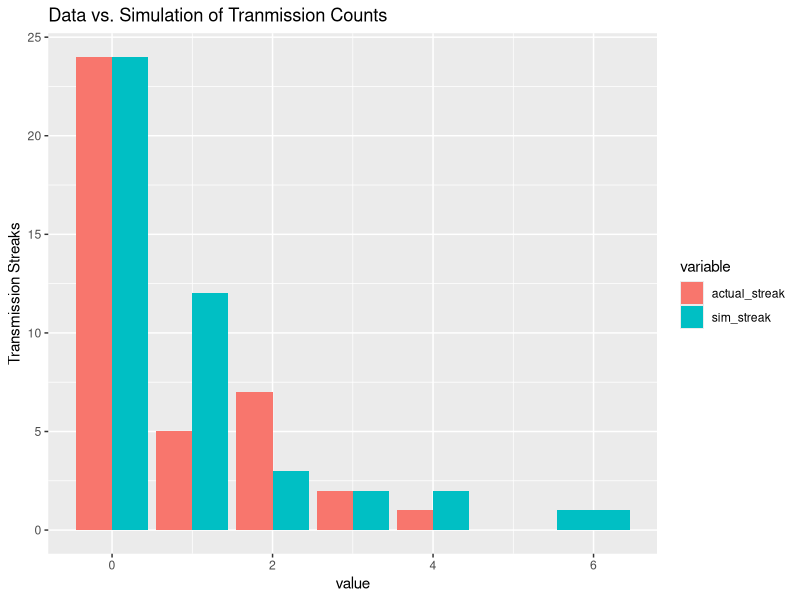
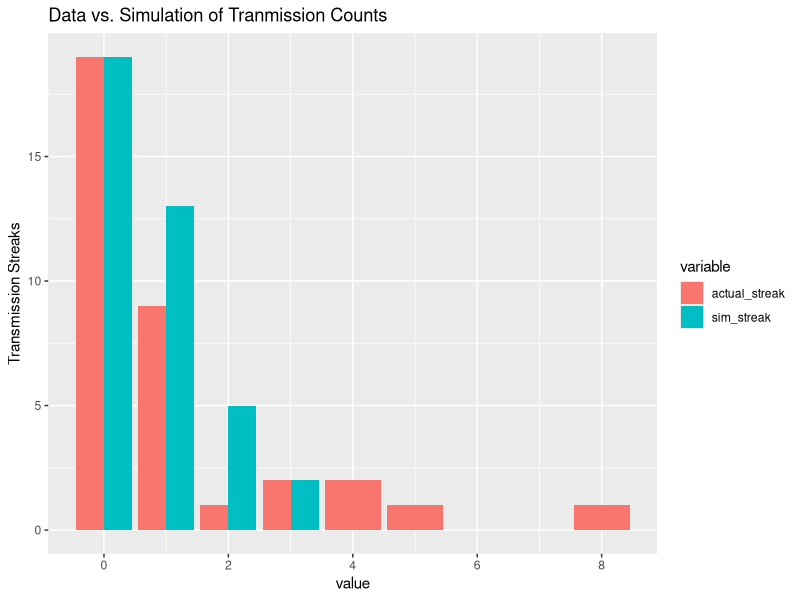
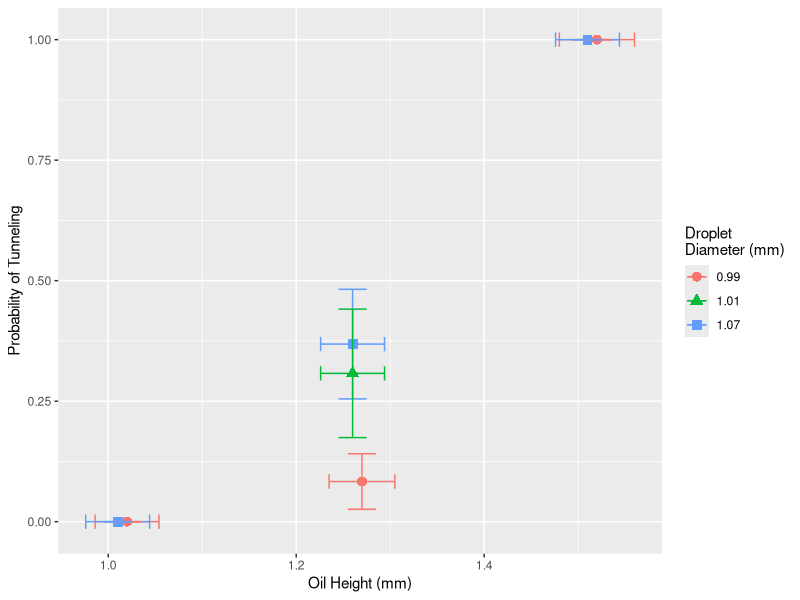
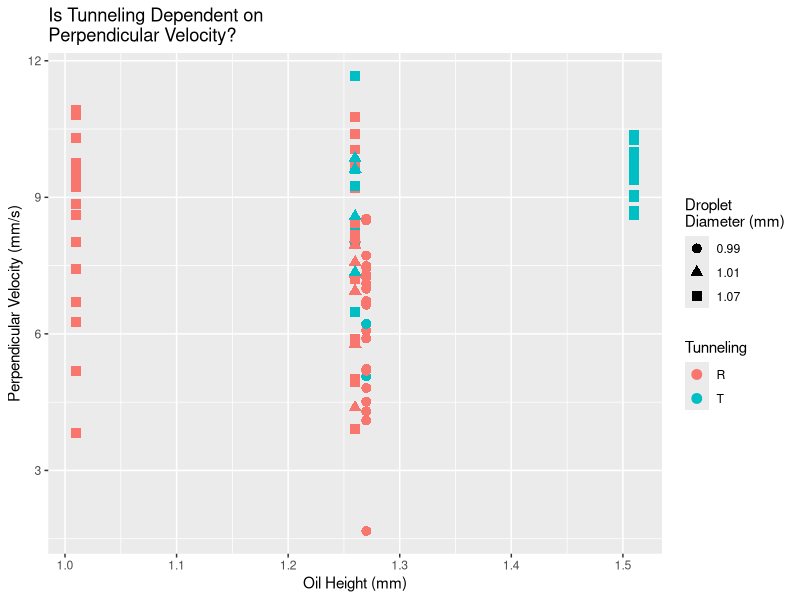

These figures' R source, in order: (Note: this script raises an error after producing the figures.)
## ---- chunk 1
suppressWarnings(library(ggplot2))
library(tidyr)
library(dplyr)
## ---- chunk 2
set.seed(4)

# Import data.
data <- c("R", "T", "T", "T", "R", "T", "T", "R", "T", "R","R","R","R","T", "R","R","R","R","R","T", "R","R","R","T","R","R","R","R","R","R","R","R","T", "T", "T", "T", "R", "R", "R", "T", "T", "R", "T","T", "R", "T", "T","R","T", "T", "R", "R", "T", "T", "R", "T", "R","R","R","R","T", "T", "T", "R", "T", "T", "R")

# Write function to calculate the streak of transmissions.
calc_streak <- function(x){
    diff(which(c(0, as.numeric(x == "T"), 0) == 0)) - 1
}

# Calculate streak of data.
streak <- calc_streak(data)


# Reproduce with a simulation. Calculate streaks of simulation.
T_prob <- 31.0/length(data)
outcomes <- c("T", "R")
sim_data <- sample(outcomes, size = length(data), replace = TRUE, prob = c(T_prob, (1-T_prob)))
sim <- calc_streak(sim_data)


# Format real and simulated data for plots.
st <- data.frame(streak) %>% 
  group_by(streak) %>% 
  summarize(results = n()) %>%
  rename(actual_streak = streak)

su <- data.frame(sim) %>% 
  group_by(sim) %>% 
  summarize(results = n()) %>%
  rename(sim_streak = sim)

all <- full_join(st,su, by= "results")
all[is.na(all)] <- 0
all.long <- gather(all, "variable","value", -results)


# Plot.
ggplot(all.long, aes(value, results, fill=variable)) + 
  geom_bar(stat="identity", position="dodge") +
  ggtitle("Data vs. Simulation of Tranmission Counts") + ylab("Transmission Streaks")
## ---- chunk 3
# Write function to calculate the streak of reflections.
calc_streak <- function(x){
    diff(which(c(0, as.numeric(x == "R"), 0) == 0)) - 1
}

# Calculate streak of data.
streak <- calc_streak(data)


# Calculate streaks of simulation.
sim <- calc_streak(sim_data)


# Format real and simulated data for plots.
st <- data.frame(streak) %>% 
  group_by(streak) %>% 
  summarize(results = n()) %>%
  rename(actual_streak = streak)

su <- data.frame(sim) %>% 
  group_by(sim) %>% 
  summarize(results = n()) %>%
  rename(sim_streak = sim)

all <- full_join(st,su, by= "results")
all[is.na(all)] <- 0
all.long <- gather(all, "variable","value", -results)


# Plot.
ggplot(all.long, aes(value, results, fill=variable)) + 
  geom_bar(stat="identity", position="dodge") +
  ggtitle("Data vs. Simulation of Tranmission Counts") + ylab("Transmission Streaks")
## ---- chunk 4
h <- c(1.52,1.27,1.02,1.51,1.26,1.01,1.26)
h_E <- c(0.04, 0.035, 0.034, 0.034, 0.034,0.034,0.034) 
T <- c(1.0, 2/24, 0.0, 17/17, 7/19, 0/18, 4/13)
barrier <- c(2.75,3.0,3.25,2.75,3.0,3.25,3.0)
trial <- c(1,1,1,2,2,2,3)

D1 <- round(mean(c(0.9876,1.011,1.048,0.9968,0.9789,0.9676,0.9969,0.9969,0.9672)), digits = 2)
D_SE1 <- round(sd(c(0.9876,1.011,1.048,0.9968,0.9789,0.9676,0.9969,0.9969,0.9672))/sqrt(9), digits = 2)

D2 <- round(mean(c(1.042,1.094,1.113,1.011,1.154, 1.030,1.054,1.078)), digits = 2)
D_SE2 <- round(sd(c(1.042,1.094,1.113,1.011,1.154, 1.030,1.054,1.078))/sqrt(9), digits = 2)

D3 <- round(mean(c(1.089,0.9754,1.058,1.001,0.9794,1.030,0.9193,0.9878,1.090)), digits = 2)
D_SE3 <- round(sd(c(1.089,0.9754,1.058,1.001,0.9794,1.030,0.9193,0.9878,1.090))/sqrt(9), digits = 2)

D <- c(D1,D1,D1,D2,D2,D2,D3)
sd(rep(c(1,0), times = c(2,22)))/sqrt(24)
SE <- c(0,sd(rep(c(1,0), times = c(2,22)))/sqrt(24), 0, 0, sd(rep(c(1,0), times = c(7,12)))/sqrt(19),0, sd(rep(c(1,0), times = c(4,9)))/sqrt(13))
length(SE)
df <- data.frame(trial, barrier, h, h_E, T, D, SE)

  
ggplot(df, aes(h, T, col = factor(D), shape = factor(D))) + 
  geom_point(size = 3) +
  geom_errorbarh(aes(xmin=h-h_E, xmax=h+h_E), height=.03) +
  xlab("Oil Height (mm)") + 
  ylab("Probability of Tunneling") +
  geom_errorbar(aes(ymin = T + SE , ymax = T-SE), width = 0.03) +
  #ggtitle("Tunneling Probability by\n Height of Oil Above Barrier") +
  guides(colour = guide_legend("Droplet\nDiameter (mm)"), shape = guide_legend("Droplet\nDiameter (mm)")) 


## ---- chunk 5
trial <- rep(c(1,2,3),times = c(24,54,11))
Dia <- rep(c(D1,D2,D3), times = c(24,54,11))
height <- rep(c(1.27,1.51,1.26,1.01,1.26), times = c(24,17,19,18,11))
bar <- rep(c(2.75,3.0,3.25,2.75,3.0,3.25,3.0), times = c(0,24,0,17,19,18,11))
collision <- c(seq(1,24),seq(1,17),seq(1,19),seq(1,18),seq(1,11))
gamma <- rep(c(264,268,264,252,256), times = c(24,17,19,18,11))
gammaF <- rep(c(270,270,268,256,262), times = c(24,17,19,18,11))
v_perp <- c(1.67,5.90,6.07,6.66,6.21,6.99,8.49,8.53,7.49,7.45,4.10,4.51,6.72,7.24,7.31,7.11,7.72,5.07,5.19,4.30,4.81,5.23,6.22,6.64,9.05,8.60,9.59,9.38,10.33,8.70,9.60,8.69,10.25,9.98,9.72,9.91,9.00,9.99,9.95,10.27,10.38,5.02,5.89,9.20,6.48,8.23,10.40,10.76,9.62,7.21,8.03,9.25,8.44,9.75,10.77,4.95,8.18,10.05,11.67,3.91,9.41,9.59,10.30,8.85,7.43,9.75,6.26,8.61,10.81,9.57,9.55,9.73,10.92,6.70,5.18,9.23,3.82,8.02,7.57,5.78,7.32,9.62,7.95,7.35,4.38,8.58,8.08,6.94,9.86)
tun <- c("R","R","R","R","R","R","R","R","R","R","R","R","R","R","R","R","R","T","R","R","R","R","T","R","T","T","T","T","T","T","T","T","T","T","T","T","T","T","T","T","T","R","R","R","T","T","R","T","T","R","T","T","R","R","R","R","R","R","T","R","R","R","R","R","R","R","R","R","R","R","R","R","R","R","R","R","R","R","R","R","R","T","R","T","R","T","R","R","T")
verr <- rep(0.2,times = (24+54+11))
vdf <- data.frame(trial,collision, Dia, bar, height, v_perp, verr, tun, gamma, gammaF)

vdf <- mutate(vdf, "Memory" = gamma/gammaF)



sd(unique(vdf$Memory))

memory_SE <- sd(unique((vdf$gamma)/vdf$gammaF))/sqrt(length(unique((vdf$gamma)/vdf$gammaF)))
memory_AVG <- mean(unique(vdf$Memory))
a <- vdf$gamma[2]
b <- vdf$gammaF[2]
mem_unc <- sqrt( (5)^2/b^2  + a^2*5^2/b^4 )


ggplot(vdf, aes(x = height, v_perp, col = factor(tun))) + 
  geom_point(size = 3, aes(shape = factor(Dia))) +
  xlab("Oil Height (mm)") +
  ylab("Perpendicular Velocity (mm/s)") +
  ggtitle("Is Tunneling Dependent on\nPerpendicular Velocity?") + 
  guides(colour = guide_legend("Tunneling"), shape = guide_legend("Droplet\nDiameter (mm)"))


# FIRST PLOT AGAIN

ggplot(df, aes(height, , col = factor(D), shape = factor(D))) + 
  geom_point(size = 3) +
  geom_errorbarh(aes(xmin=h-h_E, xmax=h+h_E), height=.03) +
  xlab("Oil Height (mm)") + 
  ylab("Probability of Tunneling") +
  #ggtitle("Tunneling Probability by\n Height of Oil Above Barrier") +
  guides(colour = guide_legend("Droplet\nDiameter (mm)"), shape = guide_legend("Droplet\nDiameter (mm)"))



# Assuming about the same height.

#ggplot(vdf, aes(x = Dia, v_perp, col = factor(tun))) + 
#  geom_point(size = 3, aes(shape = factor(tun))) +
#  xlab("Droplet Diameter (mm)") +
#  ylab("Perpendicular Velocity (mm/s)") +
#  ggtitle("Is Tunneling Dependent on\nPerpendicular Velocity?") + 
#  scale_color_discrete("Droplet\nDiameter (mm)") +
#  guides(colour = guide_legend("Tunneling"), shape = guide_legend("Tunneling"))

# Adding jitter

vdf <- mutate(vdf, jitterD = jitter(Dia)) 
vdf <- mutate(vdf, jittert = jitter(trial))

ggplot(vdf, aes(x = jittert, v_perp, col = factor(tun))) + 
  geom_point(size = 3, aes(shape = factor(Dia))) +
  xlab("Trial") +
  ylab("Perpendicular Velocity (mm/s)") +
  #ggtitle("Is Tunneling Dependent on\nPerpendicular Velocity?") +
  guides(colour = guide_legend("Tunneling"), shape = guide_legend("Droplet\nDiameter (mm)")) +
  scale_x_discrete(limits = c(1,2,3),labels=c("1","2","3")) +
  coord_cartesian(xlim = c(0.5,3.5)) +
  geom_errorbar(aes(ymin=v_perp-verr, ymax=v_perp+verr), width=0.03) 




# Rounds to nearest 2
roundcust <- function(x){
  ifelse(0 < x & x <= 2, 1,
         ifelse(2<x& x <=4, 3,
                ifelse(4<x& x <=6, 5,
                       ifelse(6<x& x <=8, 7,
                              ifelse(8<x& x <=10, 9,
                                     ifelse(10<x& x <=12, 11,                                           
                                            ifelse(12<x& x <=14, 13,0)
                                            ))))))}

roundcust(12.1)
vgroup <- subset(vdf, bar == 3.00) %>%
  mutate(tun_binary  = ifelse(tun == "R", 0,1)) %>%
  mutate(vbin = roundcust(v_perp)) %>%
  group_by(trial, Dia, vbin) %>%
  summarize(prob = mean(tun_binary), num = n(), se = sd(tun_binary)/n())

vgroup[is.na(vgroup)] <- 0


  
ggplot(vgroup, aes(vbin, prob, col = factor(Dia))) + 
  geom_point(aes(size = num)) +
  geom_smooth(method="auto") +
  xlab("Perpendicular Velocity (mm/s)") +
  ylab("Probability of Tunneling") +
  guides( size = guide_legend("Number of\nDatapoints"),
          colour = guide_legend("Droplet\nDiameter (mm)")) +
  #geom_errorbarh(aes(xmin=vbin-1.0, xmax=vbin+1.0), height=0.01) +
  geom_errorbar(aes(ymin = prob-se, ymax = prob+se), width = 0.2) +
  scale_size_area(max_size = 5,breaks=c(1,5,10,13))
  
# Momentum
density <- 0.95 #g/mL

pgroup <- mutate(vgroup, vol = 4/3*3.14159*(Dia/2)^3) %>%
  mutate(momentum = vol*density*0.001*vbin) # 0.001 mL in 1 mm^3

  
ggplot(pgroup, aes(momentum, prob, col = factor(trial))) + 
  geom_point(aes(size = num)) +
  geom_smooth(method="auto") +
  xlab("Perpendicular Momentum (g mm/s)") +
  ylab("Probability of Tunneling") +
  guides( size = guide_legend("Number of\nDatapoints"),
          colour = guide_legend("Trial")) +
  #geom_errorbarh(aes(xmin=vbin-1.0, xmax=vbin+1.0), height=0.01) +
  geom_errorbar(aes(ymin = prob-se, ymax = prob+se), width = 0.0001) +
  scale_size_area(max_size = 5,breaks=c(1,5,10,13))

#Boxplot
ggplot(vdf, aes(x = Dia, y = v_perp, col = factor(Dia))) + 
  geom_boxplot() +
  xlab("Diameter") +
  ylab("Perpendicular Velocity (mm/s)") +
  ggtitle("Is Tunneling Dependent on\nPerpendicular Velocity?") 
  #guides(colour = guide_legend("Tunneling"), shape = guide_legend("Droplet\nDiameter (mm)")) 
  #scale_x_discrete(limits = c(1,2,3),labels=c("1","2","3")) +
  #coord_cartesian(xlim = c(0.95,1.10)) 
